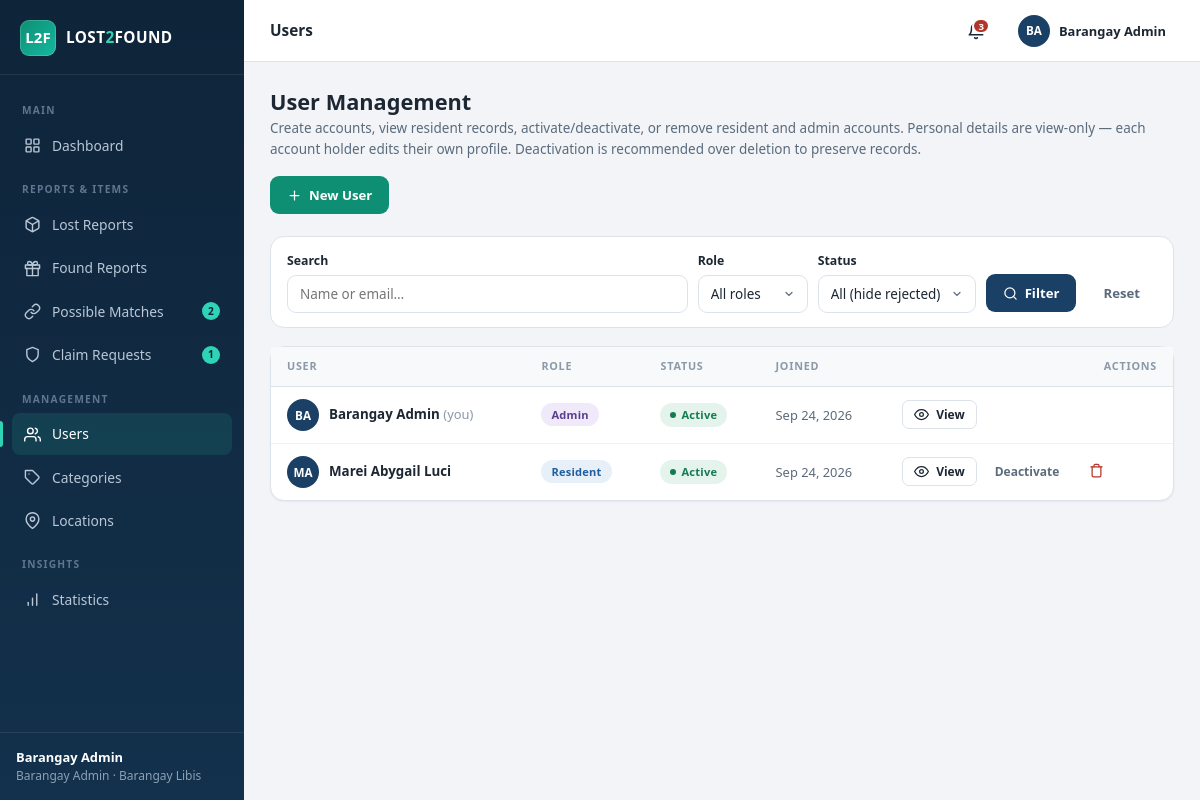
The page /admin/users.php (signed in) on the database its author committed.
### tables this page shows
CREATE TABLE IF NOT EXISTS users (
  id             INT AUTO_INCREMENT PRIMARY KEY,
  full_name      VARCHAR(100) NOT NULL,
  email          VARCHAR(100) NOT NULL UNIQUE,
  password       VARCHAR(255) NOT NULL,
  contact_number VARCHAR(20)  NOT NULL,
  address        VARCHAR(150) NOT NULL,
  role           ENUM('resident','admin') DEFAULT 'resident',
  status         ENUM('pending','active','inactive','rejected') DEFAULT 'pending',
  residency_proof VARCHAR(255) DEFAULT NULL,      
  review_remarks   VARCHAR(255) DEFAULT NULL,     
  reviewed_by      INT DEFAULT NULL,              
  reviewed_at      DATETIME DEFAULT NULL,         
  show_name      TINYINT(1) DEFAULT 1,           
  anonymous_name VARCHAR(60) DEFAULT NULL UNIQUE,  
  created_at     TIMESTAMP DEFAULT CURRENT_TIMESTAMP,
  updated_at     TIMESTAMP DEFAULT CURRENT_TIMESTAMP ON UPDATE CURRENT_TIMESTAMP
);

### config/db.php (called while the page is built, shortened)
<?php
function get_db(): PDO {
    static $pdo = null;
    if ($pdo === null) {
        $dsn = 'mysql:host=' . DB_HOST . ';dbname=' . DB_NAME . ';charset=utf8mb4';
        try {
            $pdo = new PDO($dsn, DB_USER, DB_PASS, [
                PDO::ATTR_ERRMODE            => PDO::ERRMODE_EXCEPTION,
                PDO::ATTR_DEFAULT_FETCH_MODE => PDO::FETCH_ASSOC,
                PDO::ATTR_EMULATE_PREPARES   => false,
            ]);
        } catch (PDOException $e) {
            http_response_code(500);
            echo '<div style="font-family:Segoe UI,Arial,sans-serif;max-width:640px;margin:60px auto;padding:24px;border:1px solid #e5e9ef;border-radius:12px">'
               . '<h2 style="margin:0 0 8px;color:#b3261e">Database connection failed</h2>'
               . '<p style="color:#555">' . htmlspecialchars($e->getMessage()) . '</p>'
               . '<p style="color:#555">Make sure MySQL is running in XAMPP, then import the file '
               . '<strong>database/lost2found.sql</strong> via phpMyAdmin '
               . '(<a href="http://localhost/phpmyadmin"><strong>localhost/phpmyadmin</strong></a>).</p>'
               . '</div>';
            exit;
        }
    }
    return $pdo;
}

### admin/users.php (the view, shortened to what this page needs)
<?php
require_once __DIR__ . '/../config/config.php';
$db  = get_db();
$editUser = null;
$where = []; $params = [];
$q = trim((string)($_GET['q'] ?? ''));
$fStatus = $_GET['status'] ?? '';
if ($fStatus !== '' && in_array($fStatus, ['pending', 'active', 'inactive', 'rejected'], true)) {
    $where[] = 'status = ?';
    $params[] = $fStatus;
} else {
    $where[] = "status != 'rejected'";
}
$st = $db->prepare('SELECT * FROM users' . ($where ? ' WHERE ' . implode(' AND ', $where) : '') . ' ORDER BY created_at DESC');
$st->execute($params);
$users = $st->fetchAll();
$title  = 'Users';
$active = 'users';
require __DIR__ . '/../includes/header.php';
?>
<div class="page-head">
  <div>
    <h1>User Management</h1>
    <p>Create accounts, view resident records, activate/deactivate, or remove resident and admin accounts.
       Personal details are view-only — each account holder edits their own profile.
       Deactivation is recommended over deletion to preserve records.</p>
  </div>
  <a class="btn btn-teal" href="<?= base_url('admin/users.php?new=1') ?>"><?= icon('plus', 'i i-sm') ?> New User</a>
</div>
<?php if (!$editUser): ?>
<form class="filter-bar" method="get">
  <div class="field" style="flex:2">
    <label>Search</label>
    <input class="input" name="q" value="<?= e($q) ?>" placeholder="Name or email…">
  </div>
  <div class="field fit">
    <label>Role</label>
    <select class="input" name="role">
      <option value="">All roles</option>
    </select>
  </div>
  <div class="field fit">
    <label>Status</label>
    <select class="input" name="status">
      <option value="">All (hide rejected)</option>
    </select>
  </div>
  <button class="btn btn-primary" type="submit"><?= icon('search', 'i i-sm') ?> Filter</button>
  <a class="btn btn-ghost" href="<?= base_url('admin/users.php') ?>">Reset</a>
</form>
<div class="card">
  <div class="table-wrap">
    <table>
      <thead>
        <tr><th>User</th><th>Role</th><th>Status</th><th>Joined</th><th class="td-actions">Actions</th></tr>
      </thead>
      <tbody>
      <?php foreach ($users as $usr): ?>
        <tr>
          <td>
            <div class="flex">
              <div class="avatar"><?= e(initials($usr['full_name'])) ?></div>
              <div>
                <strong><?= e($usr['full_name']) ?></strong> <?= (int)$usr['id'] === $uid ? '<span class="faint">(you)</span>' : '' ?>
              </div>
            </div>
          </td>
          <td><span class="badge badge-plain <?= $usr['role'] === 'admin' ? 'badge-match' : 'badge-info' ?>">
            <?= $usr['role'] === 'admin' ? 'Admin' : 'Resident' ?></span></td>
          <td><?= status_badge($usr['status']) ?></td>
          <td class="muted small"><?= fmt_date($usr['created_at']) ?></td>
          <td class="td-actions">
            <div class="actions">
              <a class="btn btn-outline btn-sm" href="<?= base_url('admin/users.php?edit=' . (int)$usr['id']) ?>">
                <?= icon('eye', 'i i-sm') ?> View
              </a>
              <?php if ((int)$usr['id'] !== $uid && in_array($usr['status'], ['active', 'inactive'], true)): ?>
                <a class="btn btn-ghost btn-sm"
                   href="<?= base_url('admin/users.php?action=toggle&id=' . (int)$usr['id'] . '&csrf=' . csrf_token()) ?>">
                  <?= $usr['status'] === 'active' ? 'Deactivate' : 'Activate' ?>
                </a>
                <form method="post">
                  <button class="btn btn-ghost btn-sm" style="color:var(--danger)"
                          data-confirm="Permanently delete <?= e($usr['full_name']) ?> and ALL of their reports? Deactivating is safer.">
                    <?= icon('trash', 'i i-sm') ?>
                  </button>
                </form>
              <?php endif; ?>
            </div>
          </td>
        </tr>
      <?php endforeach; ?>
      </tbody>
    </table>
  </div>
</div>
<?php endif; ?>
<?php require __DIR__ . '/../includes/footer.php'; ?>

### includes/header.php (shortened to what this page needs)
<?php
require_once __DIR__ . '/../config/config.php';
$u       = current_user();
$isAdmin = is_admin();
$uid     = (int)$u['id'];
$u['full_name'] = $u['full_name'] ?? 'User';
$db      = get_db();
if ($isAdmin) {
    $pendingMatches = (int)$db->query("SELECT COUNT(*) FROM matches WHERE status = 'pending'")->fetchColumn();
    $pendingClaims  = (int)$db->query("SELECT COUNT(*) FROM claim_requests WHERE status = 'pending'")->fetchColumn();
    $pendingUsers   = (int)$db->query("SELECT COUNT(*) FROM users WHERE status = 'pending'")->fetchColumn();
    $myMatches      = 0;
}
$navSections = $isAdmin ? [
    ['Main', [
        ['dashboard', 'admin/dashboard.php', 'dashboard', 'Dashboard', 0],
    ]],
    ['Reports & Items', [
        ['lost',    'admin/lost_items.php',  'box',    'Lost Reports',     0],
        ['found',   'admin/found_items.php', 'gift',   'Found Reports',    0],
        ['matches', 'admin/matches.php',     'link',   'Possible Matches', $pendingMatches],
        ['claims',  'admin/claims.php',      'shield', 'Claim Requests',   $pendingClaims],
    ]],
    ['Management', [
        ['users',      'admin/users.php',      'users', 'Users',      $pendingUsers],
        ['categories', 'admin/categories.php', 'tag',   'Categories', 0],
        ['locations',  'admin/locations.php',  'pin',   'Locations',  0],
    ]],
    ['Insights', [
        ['reports', 'admin/reports.php', 'chart', 'Statistics', 0],
    ]],
] : [
    ['Main', [
        ['dashboard', 'resident/dashboard.php', 'dashboard', 'Dashboard',    0],
        ['browse',    'resident/browse.php',    'search',    'Browse Items', 0],
    ]],
    ['My Reports', [
        ['lost',    'resident/lost_items.php',  'box',    'Lost Reports',     0],
        ['found',   'resident/found_items.php', 'gift',   'Found Reports',    0],
        ['matches', 'resident/matches.php',     'link',   'Possible Matches', $myMatches],
        ['claims',  'resident/claims.php',      'shield', 'My Claims',        0],
    ]],
    ['Account', [
        ['profile', 'resident/profile.php', 'user', 'My Profile', 0],
    ]],
];
$unread = unread_notifications();
?>
<!DOCTYPE html>
<html lang="en">
<head>
<link rel="stylesheet" href="<?= base_url('assets/css/style.css') ?>?v=<?= (int)filemtime(__DIR__ . '/../assets/css/style.css') ?>">
</head>
<body>
<div class="app">
  <aside class="sidebar">
    <div class="brand">
      <div class="brand-mark">L2F</div>
      <div class="brand-name">LOST<span>2</span>FOUND</div>
    </div>
    <nav class="nav">
      <?php foreach ($navSections as [$section, $navItems]): ?>
        <div class="nav-label"><?= e($section) ?></div>
        <?php foreach ($navItems as [$key, $href, $ico, $label, $count]): ?>
          <a href="<?= base_url($href) ?>" class="<?= ($active ?? '') === $key ? 'active' : '' ?>">
            <?= icon($ico) ?><span><?= e($label) ?></span>
            <?php if ($count > 0): ?>
              <span class="count"><?= $count > 99 ? '99+' : $count ?></span>
            <?php endif; ?>
          </a>
        <?php endforeach; ?>
      <?php endforeach; ?>
    </nav>
    <div class="sidebar-foot">
      <strong><?= e($u['full_name']) ?></strong>
      <?= $isAdmin ? 'Barangay Admin' : 'Resident' ?> · Barangay Libis
    </div>
  </aside>
  <div class="main">
    <header class="topbar">
      <h2><?= e($title ?? '') ?></h2>
      <details class="menu">
        <summary class="icon-btn<?= $unread > 0 ? ' has-unread' : '' ?>" aria-label="Notifications">
          <?php if ($unread > 0): ?><span class="dot"><?= $unread > 9 ? '9+' : $unread ?></span><?php endif; ?>
        </summary>
      </details>
      <details class="menu">
        <summary>
          <div class="avatar"><?= e(initials($u['full_name'])) ?></div>
          <span class="nowrap"><strong class="small"><?= e($u['full_name']) ?></strong></span>
        </summary>
      </details>
    </header>
    <main class="content">

### config/config.php (shortened to what this page needs)
<?php
require_once __DIR__ . '/db.php';
function base_url(string $path = ''): string {
    $script = str_replace('\\', '/', dirname($_SERVER['SCRIPT_NAME'] ?? '/'));
    $known  = ['admin', 'resident', 'auth', 'public', 'config'];
    foreach ($known as $seg) {
        $pos = strrpos($script, '/' . $seg);
        if ($pos !== false) {
            $script = substr($script, 0, $pos);
            break;
        }
    }
    return rtrim($script, '/') . '/' . ltrim($path, '/');
}
function e(?string $value): string {
    return htmlspecialchars((string)$value, ENT_QUOTES, 'UTF-8');
}
function current_user(): ?array {
    return $_SESSION['user'] ?? null;
}
function is_logged_in(): bool {
    return isset($_SESSION['user']);
}
function is_admin(): bool {
    return isset($_SESSION['user']['role']) && $_SESSION['user']['role'] === 'admin';
}
function csrf_token(): string {
    return $_SESSION['csrf'];
}
function initials(string $name): string {
    $parts = preg_split('/\s+/', trim($name)) ?: [];
    $ini = '';
    foreach (array_slice($parts, 0, 2) as $p) {
        if ($p !== '') $ini .= strtoupper($p[0]);
    }
    return $ini !== '' ? $ini : 'U';
}
function icon(string $name, string $class = 'i'): string {
    return '<svg class="' . e($class) . '" viewBox="0 0 24 24" aria-hidden="true">' . ($icons[$name] ?? '') . '</svg>';
}
function status_badge(?string $status): string {
    $status = strtolower((string)$status);
    $map = [
        'pending'   => 'badge badge-muted',
        'approved'  => 'badge badge-info',
        'rejected'  => 'badge badge-danger',
        'matched'   => 'badge badge-match',
        'claimed'   => 'badge badge-warn',
        'closed'    => 'badge badge-dark',
        'returned'  => 'badge badge-success',
        'active'    => 'badge badge-success',
        'inactive'  => 'badge badge-danger',
        'pending'   => 'badge badge-warn',
        'rejected'  => 'badge badge-danger',
        'confirmed' => 'badge badge-success',
        'dismissed' => 'badge badge-dark',
    ];
    $class = $map[$status] ?? 'badge badge-muted';
    return '<span class="' . $class . '">' . e(ucfirst($status)) . '</span>';
}
function fmt_date(?string $date): string {
    return $date ? date('M j, Y', strtotime($date)) : '—';
}
function unread_notifications(): int {
    static $count = null;
    if ($count === null) {
        $stmt = get_db()->prepare(
            'SELECT COUNT(*) FROM notifications WHERE user_id = ? AND is_read = 0'
        );
        $stmt->execute([$_SESSION['user']['id']]);
        $count = (int)$stmt->fetchColumn();
    }
    return $count;
}

### rows shown on the page
users: full_name "Barangay Admin", full_name "BA", shows "(you)", role "Admin", status "Active", created_at "Sep 24, 2026"
users: full_name "MA", full_name "Marei Abygail Luci", role "Resident", status "Active", created_at "Sep 24, 2026", shows "Deactivate"

### other values the page prints
$section "MAIN"
$label "Dashboard"
$section "REPORTS & ITEMS"
$label "Lost Reports"
$label "Found Reports"
$label "Possible Matches"
$count "2"
$label "Claim Requests"
$count "1"
$section "MANAGEMENT"
$label "Users"
$label "Categories"
$label "Locations"
$section "INSIGHTS"
$label "Statistics"
